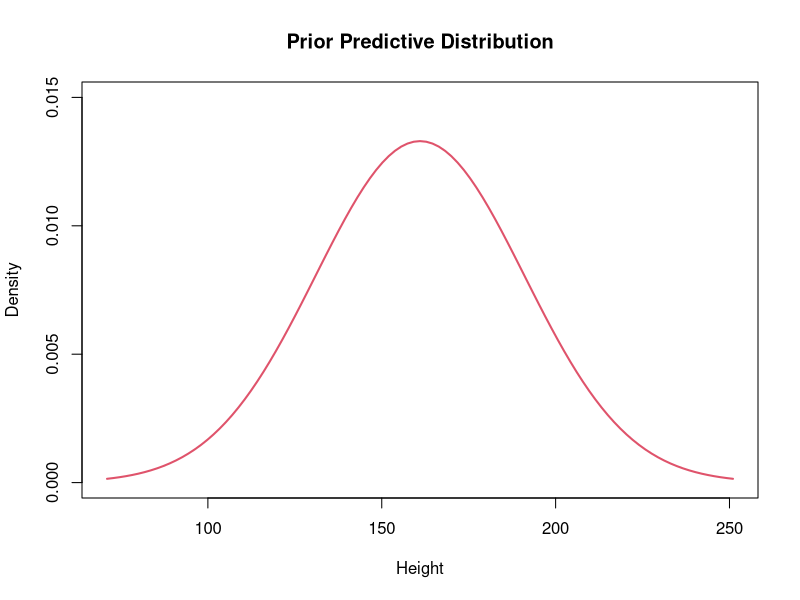
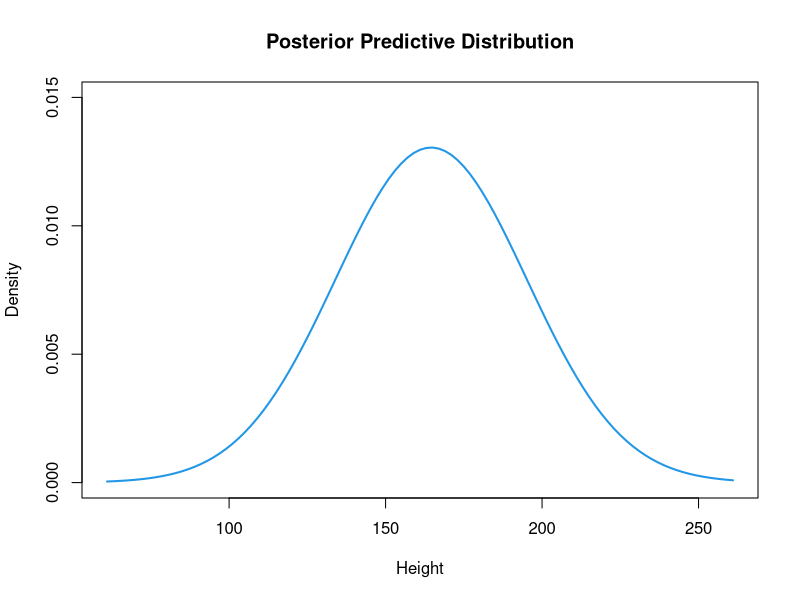
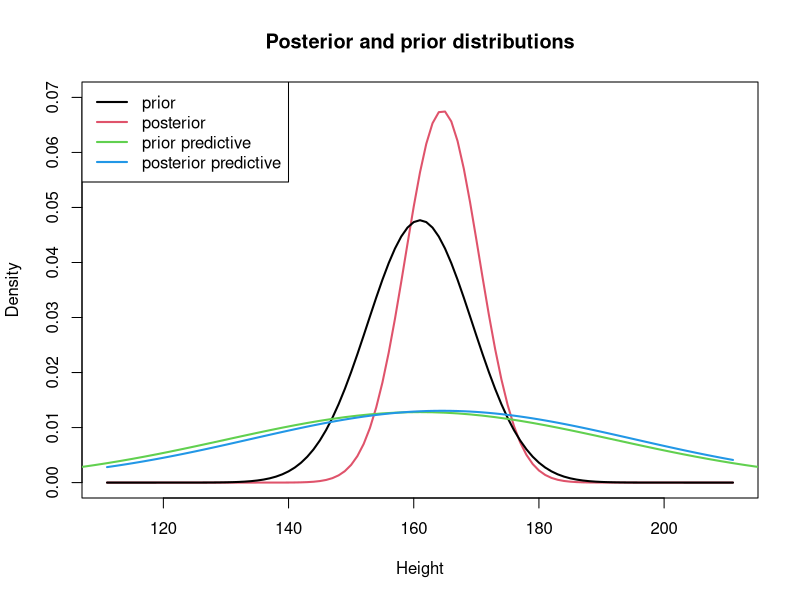
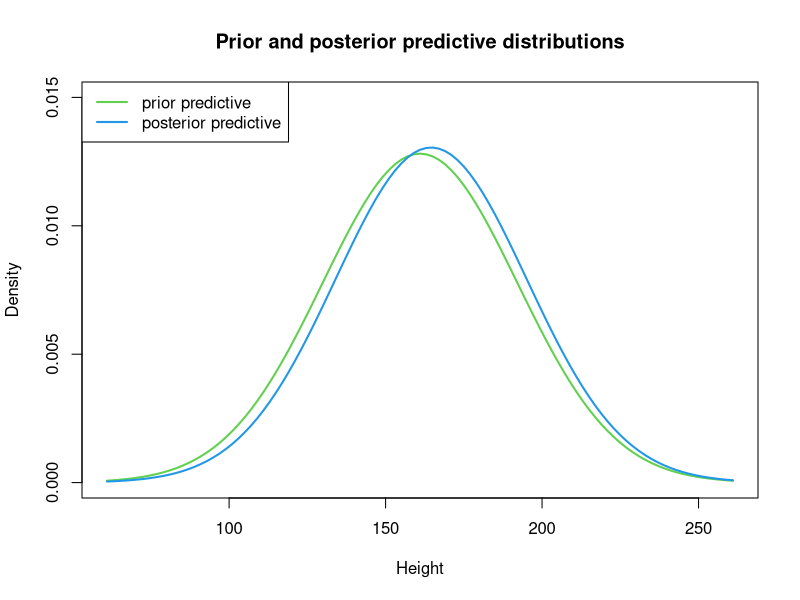
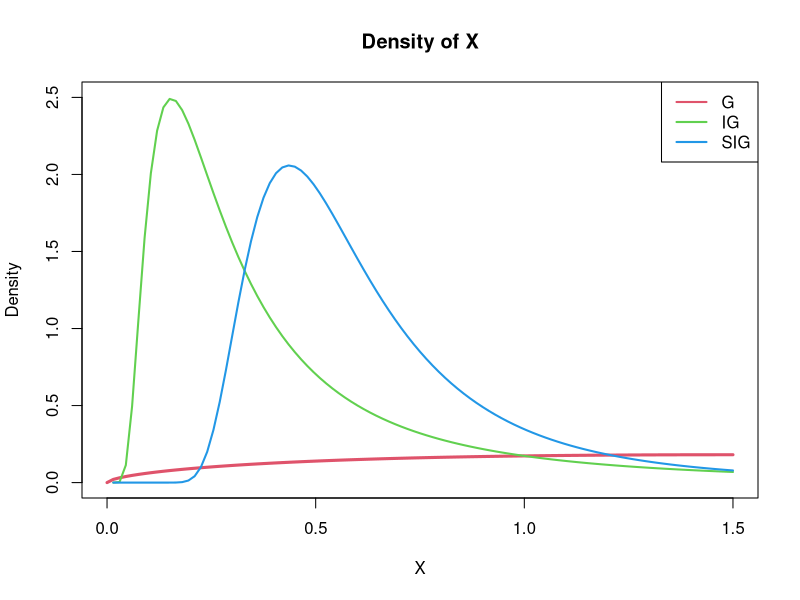
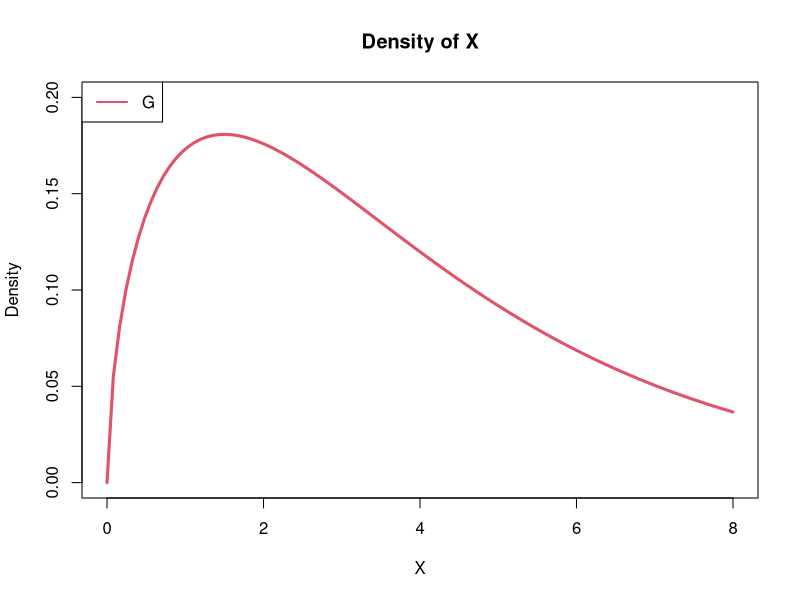
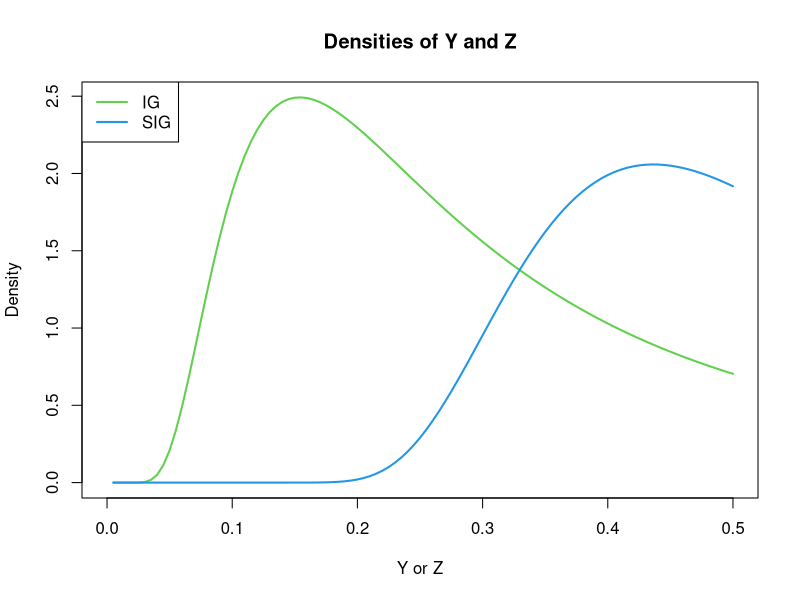
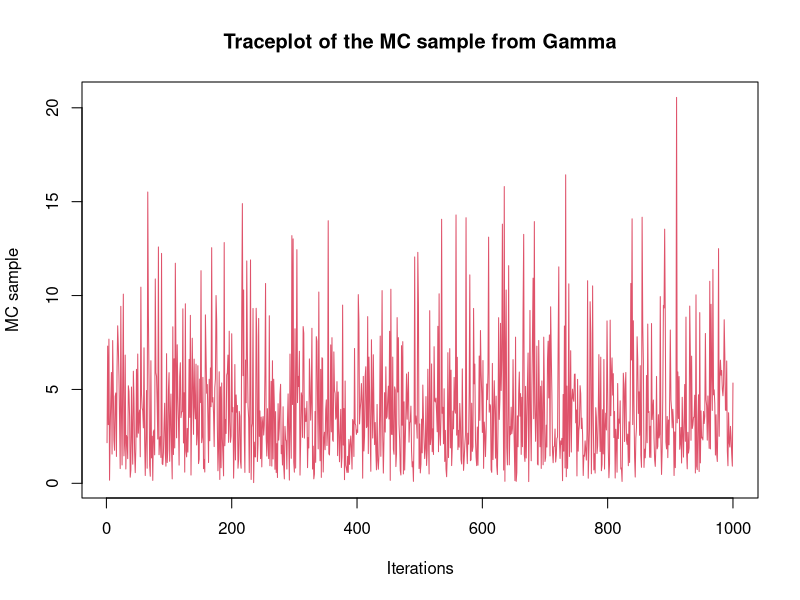

These charts were generated, in order, by the following R code:
## ---- chunk 1
knitr::opts_chunk$set(echo = TRUE)
## ---- chunk 2
height <- c(166,168,168,177,160,170,172,159,175,164,175,167,164)
n      <- length(height) # sample size
y.bar  <- mean(height)   # sample mean
kappa  <- 1/900          # precision for data
mu     <- 161            # prior mean
lambda <- 1/70           # prior precision

## Compute posterior mean and precision
mu.post     <- (kappa*n*y.bar + lambda*mu) / (n*kappa + lambda)
lambda.post <- n*kappa + lambda
## ---- chunk 3
curve(dnorm(x, mean=mu, sd=sqrt(1/kappa)), ylim=c(0, 0.015), xlim=c(71, 251), 
      col=2, lwd=2, xlab="Height", ylab="Density", main="Prior Predictive Distribution")
## ---- chunk 4
## P[y > 200] for one future observation of Height
pnorm(200, mean=mu, sd=sqrt(1/lambda + 1/kappa), lower.tail=F)
## ---- chunk 5
## Compute posterior mean and precision
mu.post     <- (kappa*n*y.bar + lambda*mu) / (n*kappa + lambda)
lambda.post <- n*kappa + lambda

cat(sprintf("Posterior mean is %.4f \nPosterior inversed precision is %.4f", 
            mu.post, 1/lambda.post))
## ---- chunk 6
curve(dnorm(x, mean=mu.post, sd=sqrt(1/lambda.post + 1/kappa)), ylim=c(0, 0.015), 
      xlim=c(61, 261), col=4, lwd=2, xlab="Height", ylab="Density", 
      main="Posterior Predictive Distribution")
## ---- chunk 7
pnorm(200, mean=mu.post, sd=sqrt(1/lambda.post+1/kappa), lower.tail=F)
## ---- chunk 8
curve(dnorm(x, mean=164.558, sd=sqrt(34.80663)), ylim=c(0, 0.07), xlim=c(111, 211), 
      col=2, lwd=2, xlab="Height", ylab="Density", 
      main="Posterior and prior distributions")
curve(dnorm(x, mean=161, sd=sqrt(70)), col=1, lwd=2, add=TRUE)
curve(dnorm(x, mean=161, sd=sqrt(970)), ylim=c(0, 0.015), xlim=c(61, 261), col=3, lwd=2, 
      add=T)
curve(dnorm(x, mean=164.558, sd=sqrt(934.80663)), col=4, lwd=2, add=TRUE)
legend("topleft", legend=c("prior", "posterior","prior predictive", "posterior predictive"), 
       col=c(1:4), lwd=2)

curve(dnorm(x, mean=161, sd=sqrt(970)), ylim=c(0, 0.015), xlim=c(61, 261), col=3, lwd=2, 
      xlab="Height", ylab="Density", main="Prior and posterior predictive distributions")
curve(dnorm(x, mean=164.558, sd=sqrt(934.80663)), col=4, lwd=2, add=TRUE)
legend("topleft", legend=c("prior predictive", "posterior predictive"), col=3:4, lwd=2)
## ---- chunk 9
df <- data.frame(
  Mean=c(mu, mu.post, mu, mu.post), 
  Variance=c(1/lambda, 1/lambda.post, 1/lambda+1/kappa, 1/lambda.post+1/kappa), 
  SD=c(sqrt(1/lambda),sqrt(1/lambda.post), sqrt(1/lambda+1/kappa), sqrt(1/lambda.post+1/kappa))
)
rownames(df) <- c("Prior","Posterior", "Prior predictive", "Posterior predictive")
knitr::kable(df, align="c", caption="Summary statistics")
## ---- chunk 10
## Define inverse-gamma distribution function
dinvgamma <- function(x, a, b) {
  return(
    (b^a)/gamma(a) * (1/x)^(a+1) * exp(-b/x)
  )
}

## Define square root inverse-gamma distribution function
dsqrtinvgamma <- function(x, a, b) {
  return(
    2 * (b^a)/gamma(a) * (1/x)^(2*a+1) * exp(-b/(x^2))
  )
}
## ---- chunk 11
a <- 1.6
b <- 0.4
## ---- chunk 12
curve(dgamma(x, shape=a, rate=b), xlim=c(0, 1.5), ylim=c(0, 2.5), col=2, lwd=3, 
      xlab="X", ylab="Density", main="Density of X")
curve(dinvgamma(x, a, b), col=3, lwd=2, add=TRUE)
curve(dsqrtinvgamma(x, a, b), add=TRUE, col=4, lwd=2)
legend("topright", legend=c("G", "IG", "SIG"), col=2:4, lwd=2)
## ---- chunk 13
curve(dgamma(x, shape=a, rate=b), xlim=c(0, 8), ylim=c(0, 0.2), col=2, lwd=3, 
      xlab="X", ylab="Density", main="Density of X")
legend("topleft", legend="G", col=2, lwd=2)

curve(dinvgamma(x, a, b), xlim=c(0, 0.5), col=3, lwd=2, 
      main="Densities of Y and Z", y="Density", xlab="Y or Z")
curve(dsqrtinvgamma(x, a, b), add=TRUE, col=4, lwd=2)
legend("topleft", legend=c("IG", "SIG"), col=c(3, 4), lwd=2)
## ---- chunk 14
## Set seed for reproducible results
set.seed(44566)

## Parameters for Gamma
a <- 1.6 # shape
b <- 0.4 # rate (inverse of scale)

## MC sample size
M <- 1000
## ---- chunk 15
## Generate a MC sample of size 1000 from Gamma 
mc.G <- rgamma(M, shape=a, rate=b)

## Generate a MC sample of size 1000 from Inverse Gamma 
mc.IG <- 1 / mc.G

## Generate a MC sample of size 1000 from Square root Inverse Gamma 
mc.SIG <- sqrt(1/mc.G)
## ---- chunk 16
plot(1:M, mc.G, type="l", col=2, xlab="Iterations", ylab="MC sample", 
     main="Traceplot of the MC sample from Gamma")
hist(mc.G, breaks=50, freq=FALSE, xlab="X", main="Histogram of MC sample of X")
curve(dgamma(x, a, b), add=TRUE, col=2, lwd=2)

plot(1:M, mc.IG, type="l", col=3, xlab="Iterations", ylab="MC sample", 
     main="Traceplot of the MC sample from Inverse Gamma")
hist(mc.IG, breaks=50, freq=FALSE, xlab="Y", main="Histogram of MC sample of Y")
curve(dinvgamma(x, a, b), add=TRUE, col=3, lwd=2)

plot(1:M, mc.SIG, type="l", col=4, xlab="Iterations", ylab="MC sample", 
     main="Traceplot of the MC sample from Square root Inverse Gamma")
hist(mc.SIG, breaks=50, freq=FALSE, ylim=c(0, 2), xlab="Z", 
     main="Histogram of MC sample of Z")
curve(dsqrtinvgamma(x, a, b), add=TRUE, col=4, lwd=2)
## ---- chunk 17
hist(mc.G, breaks=50, freq=FALSE)
curve(dgamma(x, a, b), add=TRUE, col=2, lwd=2)

hist(mc.IG, breaks=50, freq=FALSE)
curve(dinvgamma(x, a, b), add=TRUE, col=3, lwd=2)

hist(mc.SIG, breaks=50, freq=FALSE, ylim=c(0, 2))
curve(dsqrtinvgamma(x, a, b), add=TRUE, col=4, lwd=2)
## ---- chunk 18
hist(mc.G, breaks=50, freq=FALSE)
curve(dgamma(x, a, b), from=min(mc.G), to=max(mc.G), add=TRUE, col=2, lwd=2)

hist(mc.IG, breaks=50, freq=FALSE)
curve(dinvgamma(x, a, b), from=min(mc.IG), to=max(mc.IG), add=TRUE, col=3, lwd=2)

hist(mc.SIG, breaks=50, freq=FALSE, ylim=c(0, 2))
curve(dsqrtinvgamma(x, a, b), from=min(mc.SIG), to=max(mc.SIG), add=TRUE, col=4, lwd=2)
## ---- chunk 19
## Gamma
meanG <- mean(mc.G)
medG <- median(mc.G)

## Inverse Gamma
meanIG <- mean(mc.IG)
medIG <- median(mc.IG)

## Square root Inverse Gamma
meanSIG <- mean(mc.SIG)
medSIG <- median(mc.SIG)
## ---- chunk 20
df <- data.frame(
  c(meanG, meanIG, meanSIG), 
  c(medG, medIG, medSIG)
)
colnames(df) <- c("Sample Mean", "Sample Median")
rownames(df) <- c("G", "IG", "SIG")

knitr::kable(df, caption="Summary statistics", align="c")
## ---- chunk 21
cat(sprintf(
  "Median of X: %.4f\nOne over median of Y: %.4f\nOne over squared median of Z: %.4f", 
  medG, 1/medIG, 1/medSIG^2
))
## ---- chunk 22
cat(sprintf(
  "Mean of X: %.4f\nOne over mean of Y: %.4f\nOne over squared mean of Z: %.4f", 
  meanG, 1/meanIG, 1/meanSIG^2
))
## ---- chunk 23
par(mfrow = c(1,2))
x <- seq(from =0, to = 2, length.out = 100)
plot(x=x, y = 1/x,type = "l")
plot(x=x, y = sqrt(1/x), type = "l")
## ---- chunk 24
#Because both are convex
1/meanG <= meanIG
sqrt(1/meanG) <= meanSIG
